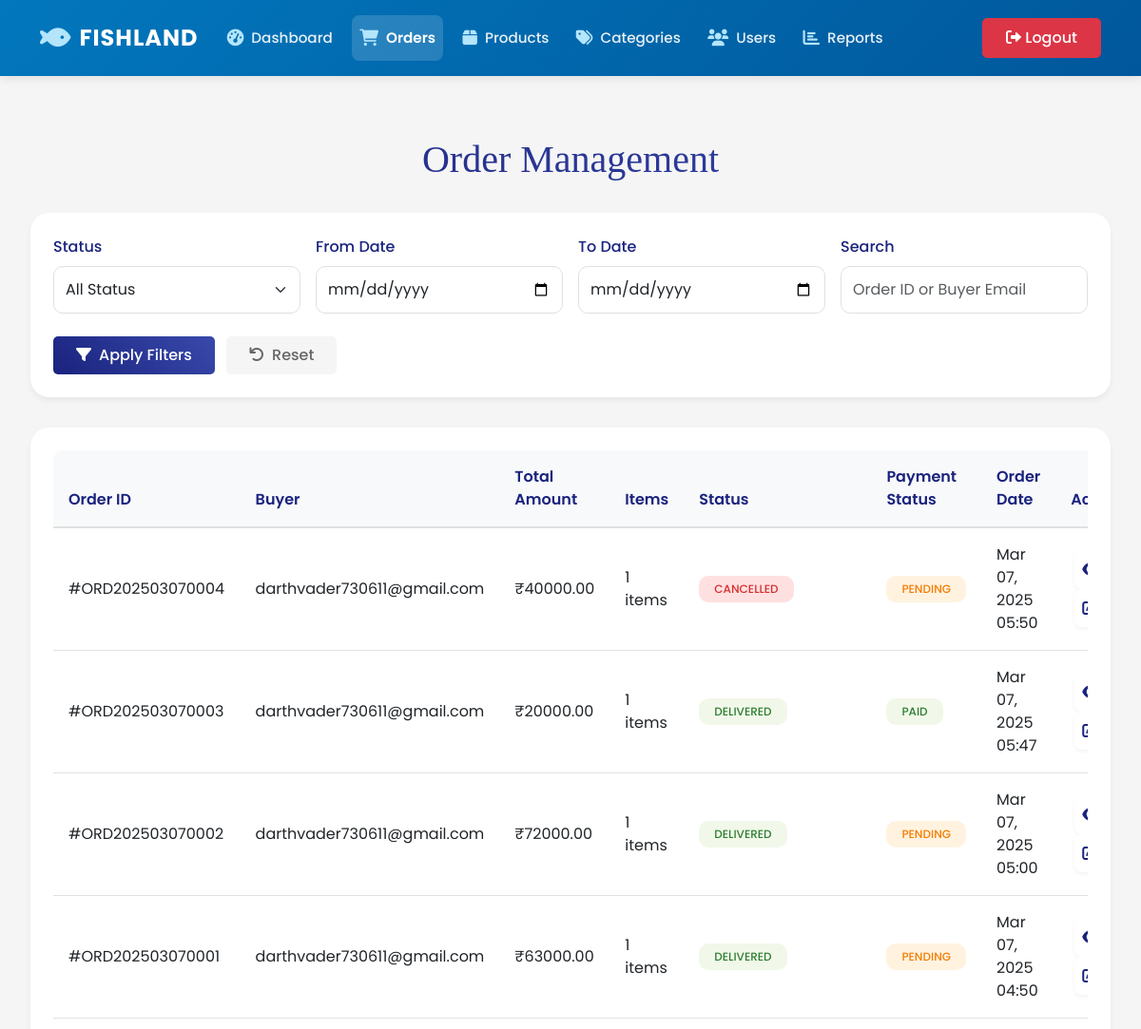
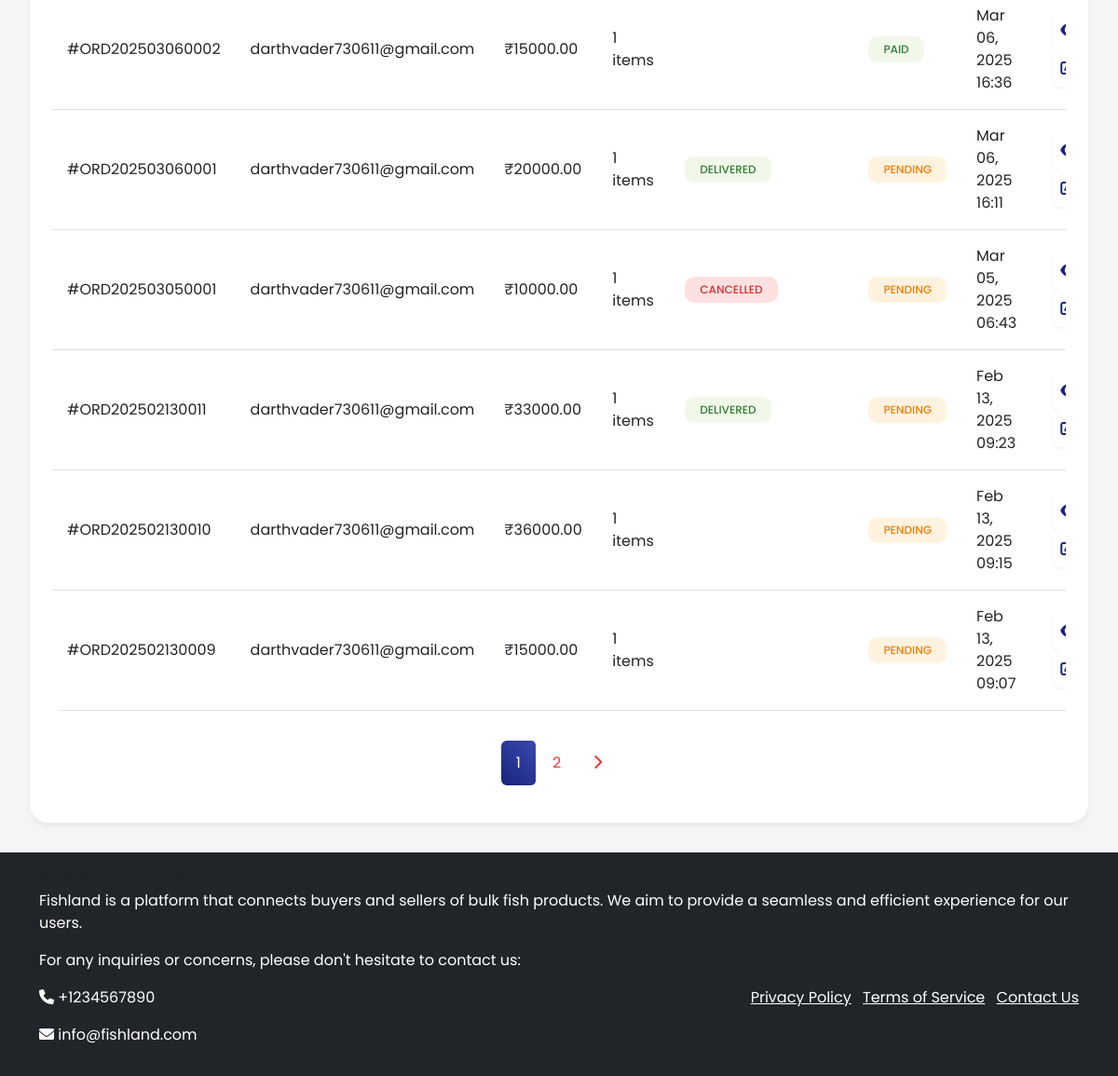
The page /admin_dashboard/orders/ (signed in) on the database its author committed (2 pictures, top to bottom).
### orders/models.py (models this page shows, shortened)
class Order(models.Model):
    STATUS_CHOICES = [
        ('PENDING', 'Pending'),
        ('CONFIRMED', 'Confirmed'),
        ('PROCESSING', 'Processing'),
        ('ASSIGNED_TO_DELIVERY', 'Assigned to Delivery'),
        ('OUT_FOR_DELIVERY', 'Out for Delivery'),
        ('DELIVERED', 'Delivered'),
        ('CANCELLED', 'Cancelled'),
    ]
    PAYMENT_STATUS_CHOICES = [
        ('PENDING', 'Pending'),
        ('PAID', 'Paid'),
        ('FAILED', 'Failed'),
        ('REFUNDED', 'Refunded'),
    ]
    PAYMENT_METHOD_CHOICES = [
        ('COD', 'Cash on Delivery'),
        ('ONLINE', 'Online Payment'),
    ]
    CANCELLATION_REASON_CHOICES = [
        ('OUT_OF_STOCK', 'Out of Stock'),
        ('PRICE_MISMATCH', 'Price Mismatch'),
        ('QUALITY_ISSUES', 'Quality Issues'),
        ('DELIVERY_ISSUES', 'Cannot Deliver to Location'),
        ('OTHER', 'Other'),
    ]
    user = models.ForeignKey(settings.AUTH_USER_MODEL, on_delete=models.CASCADE, related_name='orders')
    delivery_boy = models.ForeignKey('delivery.DeliveryProfile', on_delete=models.SET_NULL, null=True, blank=True, related_name='assigned_orders')
    delivery_rating = models.IntegerField(null=True, blank=True, choices=[(i, i) for i in range(1, 6)])
    delivery_feedback = models.TextField(null=True, blank=True)
    order_number = models.CharField(max_length=20, unique=True)
    delivery_address = models.ForeignKey(
        Address,
        on_delete=models.PROTECT,
        related_name='orders',
        null=True,  # Allow null for existing records
    )
    status = models.CharField(max_length=20, choices=STATUS_CHOICES, default='PENDING')
    payment_status = models.CharField(max_length=20, choices=PAYMENT_STATUS_CHOICES, default='PENDING')
    payment_method = models.CharField(max_length=20, choices=PAYMENT_METHOD_CHOICES, default='COD')
    razorpay_order_id = models.CharField(max_length=100, blank=True, null=True)
    razorpay_payment_id = models.CharField(max_length=100, blank=True, null=True)
    razorpay_signature = models.CharField(max_length=200, blank=True, null=True)
    subtotal = models.DecimalField(max_digits=10, decimal_places=2)
    delivery_fee = models.DecimalField(max_digits=10, decimal_places=2)
    total = models.DecimalField(max_digits=10, decimal_places=2)
    delivery_date = models.DateField()
    delivery_time = models.CharField(max_length=10)  # Store as HH:MM format
    delivery_assigned_at = models.DateTimeField(null=True, blank=True)
    delivery_pickup_at = models.DateTimeField(null=True, blank=True)
    delivery_completed_at = models.DateTimeField(null=True, blank=True)
    estimated_delivery_time = models.DateTimeField(null=True, blank=True)
    delivery_feedback = models.TextField(null=True, blank=True)
    delivery_rating = models.IntegerField(null=True, blank=True, choices=[(i, i) for i in range(1, 6)])
    cancellation_reason = models.CharField(max_length=20, choices=CANCELLATION_REASON_CHOICES, null=True, blank=True)
    cancellation_note = models.TextField(blank=True, null=True)
    cancelled_at = models.DateTimeField(null=True, blank=True)
    created_at = models.DateTimeField(auto_now_add=True)
    updated_at = models.DateTimeField(auto_now=True)
    confirmed_at = models.DateTimeField(null=True, blank=True)
    processing_at = models.DateTimeField(null=True, blank=True)
    out_for_delivery_at = models.DateTimeField(null=True, blank=True)
    delivered_at = models.DateTimeField(null=True, blank=True)
    class Meta:
        ordering = ['-created_at']

### accounts/models.py (models this page shows, shortened)
class User(AbstractUser):
    class Role(models.TextChoices):
        ADMIN = 'ADMIN', 'Admin'
        SELLER = 'SELLER', 'Seller'
        BUYER = 'BUYER', 'Buyer'
        DELIVERY_BOY = 'DELIVERY_BOY', 'Delivery Boy'
    email = models.EmailField(_('email address'), unique=True)
    role = models.CharField(max_length=15, choices=Role.choices, default=Role.BUYER)
    phone = PhoneNumberField(blank=True)  # Renamed from phone_number
    profile_picture = models.ImageField(upload_to=get_profile_image_path, blank=True, null=True)
    company_name = models.CharField(max_length=100, blank=True)
    address = models.TextField(blank=True)
    gst_number = models.CharField(max_length=15, blank=True)
    is_verified = models.BooleanField(default=False)
    is_deleted = models.BooleanField(default=False)
    USERNAME_FIELD = 'email'
    REQUIRED_FIELDS = ['username']

### admin_dashboard/views.py (the view)
# urls.py: path('orders/', views.orders, name='orders'),
@login_required
@user_passes_test(is_admin)
def orders(request):
    orders_list = Order.objects.select_related('user').prefetch_related('order_items')
    status = request.GET.get('status')
    search = request.GET.get('search')
    date_from = request.GET.get('date_from')
    date_to = request.GET.get('date_to')
    if status:
        orders_list = orders_list.filter(status=status)
    if search:
        orders_list = orders_list.filter(
            Q(order_number__icontains=search) |
            Q(user__email__icontains=search)
        )
    if date_from:
        orders_list = orders_list.filter(created_at__date__gte=date_from)
    if date_to:
        orders_list = orders_list.filter(created_at__date__lte=date_to)
    paginator = Paginator(orders_list.order_by('-created_at'), 10)
    page = request.GET.get('page')
    orders = paginator.get_page(page)
    context = {
        'orders': orders,
        'status_choices': Order.STATUS_CHOICES,
    }
    return render(request, 'admin/orders.html', context)

### admin_dashboard/views.py (called while the page is built)
def is_admin(user):
    return user.is_authenticated and user.role == 'ADMIN'

### templates/admin/orders.html (shortened to what this page needs)
{% extends 'base.html' %}
{% load static %}
{% block content %}
<div class="orders-container">
    <h1 class="page-title">Order Management</h1>
    <div class="filter-card">
        <form method="get" class="row g-3">
            <div class="col-md-3">
                <label class="form-label">Status</label>
                <select name="status" class="form-select">
                    <option value="">All Status</option>
                </select>
            </div>
            <div class="col-md-3">
                <label class="form-label">From Date</label>
                <input type="date" name="date_from" class="form-control" value="{{ request.GET.date_from }}">
            </div>
            <div class="col-md-3">
                <label class="form-label">To Date</label>
                <input type="date" name="date_to" class="form-control" value="{{ request.GET.date_to }}">
            </div>
            <div class="col-md-3">
                <label class="form-label">Search</label>
                <input type="text" name="search" class="form-control" placeholder="Order ID or Buyer Email"
                       value="{{ request.GET.search }}">
            </div>
            <div class="col-12 mt-4">
                <button type="submit" class="btn btn-filter">
                    <i class="fas fa-filter me-2"></i>Apply Filters
                </button>
                <button type="reset" class="btn btn-reset ms-2">
                    <i class="fas fa-undo me-2"></i>Reset
                </button>
            </div>
        </form>
    </div>
    <div class="orders-table-card">
        <div class="table-responsive">
            <table class="table">
                <thead>
                    <tr>
                        <th>Order ID</th>
                        <th>Buyer</th>
                        <th>Total Amount</th>
                        <th>Items</th>
                        <th>Status</th>
                        <th>Payment Status</th>
                        <th>Order Date</th>
                        <th>Actions</th>
                    </tr>
                </thead>
                <tbody>
                    {% for order in orders %}
                    <tr>
                        <td>#{{ order.order_number }}</td>
                        <td>
                            {{ order.user.email }}
                            <br>
                        </td>
                        <td>₹{{ order.total }}</td>
                        <td>{{ order.order_items.count }} items</td>
                        <td>
                            <span class="badge bg-{{ order.status|lower }}">
                                {{ order.status }}
                            </span>
                        </td>
                        <td>
                            <span class="badge {% if order.payment_status == 'PAID' %}bg-delivered
                                            {% elif order.payment_status == 'PENDING' %}bg-pending
                                            {% else %}bg-cancelled{% endif %}">
                                {{ order.payment_status }}
                            </span>
                        </td>
                        <td>{{ order.created_at|date:"M d, Y H:i" }}</td>
                        <td>
                            <button type="button" class="action-btn" onclick="viewOrder('{{ order.id }}')">
                                <i class="fas fa-eye"></i>
                            </button>
                            <button type="button" class="action-btn" onclick="updateStatus('{{ order.id }}')">
                                <i class="fas fa-edit"></i>
                            </button>
                        </td>
                    </tr>
                    {% endfor %}
                </tbody>
            </table>
        </div>
        {% if orders.has_other_pages %}
        <nav>
            <ul class="pagination justify-content-center">
                {% for num in orders.paginator.page_range %}
                    {% if orders.number == num %}
                        <li class="page-item active">
                            <span class="page-link">{{ num }}</span>
                        </li>
                    {% else %}
                        <li class="page-item">
                            <a class="page-link" href="?page={{ num }}">
                                {{ num }}
                            </a>
                        </li>
                    {% endif %}
                {% endfor %}
                {% if orders.has_next %}
                    <li class="page-item">
                        <a class="page-link" href="?page={{ orders.next_page_number }}">
                            <i class="fas fa-chevron-right"></i>
                        </a>
                    </li>
                {% endif %}
            </ul>
        </nav>
        {% endif %}
    </div>
</div>
{% endblock %}

### templates/admin/orders.html (style rules this page uses)
:root { --primary-light: #FFE0E0; --secondary-light: #E8F5E9; --accent-light: #E3F2FD; --success-light: #F1F8E9; --warning-light: #FFF3E0; --font-heading: 'Playfair Display', serif; --font-body: 'Poppins', sans-serif; }
body { font-family: var(--font-body); background-color: #f8f9fa; }
.page-title { font-family: var(--font-heading); font-size: 2.5rem; color: #1a237e; margin: 2rem 0; text-align: center; background: linear-gradient(45deg, #1a237e, #3949ab); -webkit-background-clip: text; -webkit-text-fill-color: transparent; }
.orders-container { padding: 2rem; max-width: 1400px; margin: 0 auto; }
.filter-card { background: white; border-radius: 20px; padding: 1.5rem; box-shadow: 0 4px 6px rgba(0,0,0,0.05); margin-bottom: 2rem; }
.filter-card .form-label { font-weight: 500; color: #1a237e; }
.filter-card .form-control, .filter-card .form-select { border-radius: 10px; border: 1px solid #e0e0e0; padding: 0.75rem; transition: all 0.3s ease; }
.btn-filter { background: linear-gradient(45deg, #1a237e, #3949ab); color: white; border: none; padding: 0.75rem 1.5rem; border-radius: 10px; font-weight: 500; transition: all 0.3s ease; }
.btn-reset { background: #f5f5f5; color: #666; border: none; padding: 0.75rem 1.5rem; border-radius: 10px; font-weight: 500; transition: all 0.3s ease; }
.orders-table-card { background: white; border-radius: 20px; padding: 1.5rem; box-shadow: 0 4px 6px rgba(0,0,0,0.05); }
.table { margin: 0; }
.table thead th { background: #f8f9fa; color: #1a237e; font-weight: 600; border-bottom: 2px solid #e0e0e0; padding: 1rem; }
.table tbody td { padding: 1rem; vertical-align: middle; }
.table tbody tr { transition: all 0.3s ease; }
.badge { padding: 0.5rem 1rem; border-radius: 10px; font-weight: 500; }
.badge.bg-pending { background-color: var(--warning-light) !important; color: #f57c00; }
.badge.bg-delivered { background-color: var(--success-light) !important; color: #2e7d32; }
.badge.bg-cancelled { background-color: var(--primary-light) !important; color: #d32f2f; }
.action-btn { padding: 0.5rem; border-radius: 8px; border: none; background: white; color: #1a237e; margin: 0 0.25rem; transition: all 0.3s ease; box-shadow: 0 2px 4px rgba(0,0,0,0.05); }
.action-btn i { font-size: 1rem; }
.pagination { margin-top: 2rem; }
.page-link { color: #1a237e; border: none; padding: 0.75rem 1rem; margin: 0 0.25rem; border-radius: 8px; transition: all 0.3s ease; }
.page-item.active .page-link { background: linear-gradient(45deg, #1a237e, #3949ab); border: none; }

### templates/base.html (style rules this page uses)
:root { --primary-color: #e53935; --secondary-color: #ffcdd2; --dark-color: #212121; --light-color: #f5f5f5; }
body { background-color: var(--light-color); }
.btn { border-radius: 5px; padding: 0.5rem 1.5rem; font-weight: 500; transition: all 0.3s ease; }
.table { border-radius: 10px; overflow: hidden; }
.table th { background-color: var(--light-color); border-bottom: 2px solid var(--primary-color); font-weight: 600; }
.table td { vertical-align: middle; }
.pagination .page-link { border: none; margin: 0 3px; border-radius: 5px; color: var(--primary-color); }
.pagination .page-item.active .page-link { background-color: var(--primary-color); color: white; }

### rows shown on the page
Order: order_number "ORD202503070004", user.email "darthvader730611@gmail.com", total "40000.00", order_items.count "1", status "CANCELLED", payment_status "PENDING", created_at "Mar 07, 2025 05:50"
Order: order_number "ORD202503070003", user.email "darthvader730611@gmail.com", total "20000.00", order_items.count "1", status "DELIVERED", payment_status "PAID", created_at "Mar 07, 2025 05:47"
Order: order_number "ORD202503070002", user.email "darthvader730611@gmail.com", total "72000.00", order_items.count "1", status "DELIVERED", payment_status "PENDING", created_at "Mar 07, 2025 05:00"
Order: order_number "ORD202503070001", user.email "darthvader730611@gmail.com", total "63000.00", order_items.count "1", status "DELIVERED", payment_status "PENDING", created_at "Mar 07, 2025 04:50"
Order: order_number "ORD202503060002", user.email "darthvader730611@gmail.com", total "15000.00", order_items.count "1", payment_status "PAID", created_at "Mar 06, 2025 16:36"
Order: order_number "ORD202503060001", user.email "darthvader730611@gmail.com", total "20000.00", order_items.count "1", status "DELIVERED", payment_status "PENDING", created_at "Mar 06, 2025 16:11"
Order: order_number "ORD202503050001", user.email "darthvader730611@gmail.com", total "10000.00", order_items.count "1", status "CANCELLED", payment_status "PENDING", created_at "Mar 05, 2025 06:43"
Order: order_number "ORD202502130011", user.email "darthvader730611@gmail.com", total "33000.00", order_items.count "1", status "DELIVERED", payment_status "PENDING", created_at "Feb 13, 2025 09:23"
Order: order_number "ORD202502130010", user.email "darthvader730611@gmail.com", total "36000.00", order_items.count "1", payment_status "PENDING", created_at "Feb 13, 2025 09:15"
Order: order_number "ORD202502130009", user.email "darthvader730611@gmail.com", total "15000.00", order_items.count "1", payment_status "PENDING", created_at "Feb 13, 2025 09:07"

### other values the page prints
{{ num }} "1"
{{ num }} "2"
